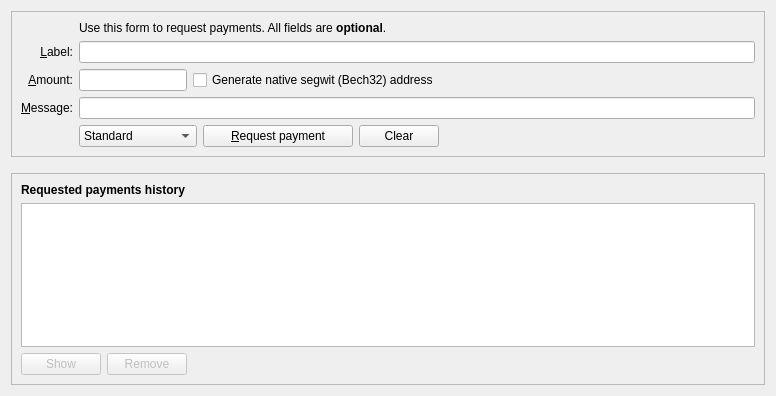
<?xml version="1.0" encoding="UTF-8"?>
<ui version="4.0">
 <class>ReceiveCoinsDialog</class>
 <widget class="QWidget" name="ReceiveCoinsDialog">
  <property name="geometry">
   <rect>
    <x>0</x>
    <y>0</y>
    <width>776</width>
    <height>396</height>
   </rect>
  </property>
  <layout class="QVBoxLayout" name="verticalLayout" stretch="0,0,1">
   <item>
    <widget class="QFrame" name="frame2">
     <property name="sizePolicy">
      <sizepolicy hsizetype="Preferred" vsizetype="Expanding">
       <horstretch>0</horstretch>
       <verstretch>0</verstretch>
      </sizepolicy>
     </property>
     <property name="frameShape">
      <enum>QFrame::StyledPanel</enum>
     </property>
     <property name="frameShadow">
      <enum>QFrame::Sunken</enum>
     </property>
     <layout class="QVBoxLayout" name="verticalLayout_3">
      <item>
       <layout class="QGridLayout" name="gridLayout">
        <item row="5" column="0">
         <widget class="QLabel" name="label">
          <property name="toolTip">
           <string>An optional amount to request. Leave this empty or zero to not request a specific amount.</string>
          </property>
          <property name="text">
           <string>&amp;Amount:</string>
          </property>
          <property name="alignment">
           <set>Qt::AlignRight|Qt::AlignTrailing|Qt::AlignVCenter</set>
          </property>
          <property name="buddy">
           <cstring>reqAmount</cstring>
          </property>
         </widget>
        </item>
        <item row="4" column="0">
         <widget class="QLabel" name="label_2">
          <property name="toolTip">
           <string>An optional label to associate with the new receiving address.</string>
          </property>
          <property name="text">
           <string>&amp;Label:</string>
          </property>
          <property name="alignment">
           <set>Qt::AlignRight|Qt::AlignTrailing|Qt::AlignVCenter</set>
          </property>
          <property name="buddy">
           <cstring>reqMessage</cstring>
          </property>
         </widget>
        </item>
        <item row="6" column="0">
         <widget class="QLabel" name="label_3">
          <property name="toolTip">
           <string>An optional message to attach to the payment request, which will be displayed when the request is opened. Note: The message will not be sent with the payment over the Aphory network.</string>
          </property>
          <property name="text">
           <string>&amp;Message:</string>
          </property>
          <property name="alignment">
           <set>Qt::AlignRight|Qt::AlignTrailing|Qt::AlignVCenter</set>
          </property>
          <property name="buddy">
           <cstring>reqMessage</cstring>
          </property>
         </widget>
        </item>
        <item row="4" column="2">
         <widget class="QLineEdit" name="reqLabel">
          <property name="toolTip">
           <string>An optional label to associate with the new receiving address.</string>
          </property>
         </widget>
        </item>
        <item row="2" column="2">
         <widget class="QLabel" name="label_5">
          <property name="text">
           <string>Use this form to request payments. All fields are &lt;b&gt;optional&lt;/b&gt;.</string>
          </property>
         </widget>
        </item>
        <item row="7" column="0">
         <widget class="QLabel" name="label_4">
          <property name="text">
           <string/>
          </property>
         </widget>
        </item>
        <item row="6" column="2">
         <widget class="QLineEdit" name="reqMessage">
          <property name="toolTip">
           <string>An optional message to attach to the payment request, which will be displayed when the request is opened. Note: The message will not be sent with the payment over the Aphory network.</string>
          </property>
         </widget>
        </item>
        <item row="7" column="2">
         <layout class="QHBoxLayout" name="horizontalLayout">
          <item>
           <widget class="QComboBox" name="cbxAddressType">
            <property name="locale">
             <locale language="English" country="UnitedKingdom"/>
            </property>
            <item>
             <property name="text">
              <string>Standard</string>
             </property>
            </item>
            <item>
             <property name="text">
              <string>Stealth</string>
             </property>
            </item>
            <item>
             <property name="text">
              <string>Extended</string>
             </property>
            </item>
            <item>
             <property name="text">
              <string>Standard 256bit</string>
             </property>
            </item>
           </widget>
          </item>
          <item>
           <widget class="QPushButton" name="receiveButton">
            <property name="minimumSize">
             <size>
              <width>150</width>
              <height>0</height>
             </size>
            </property>
            <property name="text">
             <string>&amp;Request payment</string>
            </property>
            <property name="icon">
             <iconset resource="../bitcoin.qrc">
              <normaloff>:/icons/receiving_addresses</normaloff>:/icons/receiving_addresses</iconset>
            </property>
           </widget>
          </item>
          <item>
           <widget class="QPushButton" name="clearButton">
            <property name="sizePolicy">
             <sizepolicy hsizetype="Minimum" vsizetype="Fixed">
              <horstretch>0</horstretch>
              <verstretch>0</verstretch>
             </sizepolicy>
            </property>
            <property name="toolTip">
             <string>Clear all fields of the form.</string>
            </property>
            <property name="text">
             <string>Clear</string>
            </property>
            <property name="icon">
             <iconset resource="../bitcoin.qrc">
              <normaloff>:/icons/remove</normaloff>:/icons/remove</iconset>
            </property>
            <property name="autoDefault">
             <bool>false</bool>
            </property>
           </widget>
          </item>
          <item>
           <spacer name="horizontalSpacer">
            <property name="orientation">
             <enum>Qt::Horizontal</enum>
            </property>
            <property name="sizeHint" stdset="0">
             <size>
              <width>40</width>
              <height>20</height>
             </size>
            </property>
           </spacer>
          </item>
         </layout>
        </item>
        <item row="7" column="0">
         <widget class="QLabel" name="label_7">
          <property name="text">
           <string/>
          </property>
         </widget>
        </item>
        <item row="5" column="2">
         <layout class="QHBoxLayout" name="horizontalLayout_6">
          <item>
           <widget class="BitcoinAmountField" name="reqAmount">
            <property name="sizePolicy">
             <sizepolicy hsizetype="Fixed" vsizetype="Fixed">
              <horstretch>0</horstretch>
              <verstretch>0</verstretch>
             </sizepolicy>
            </property>
            <property name="minimumSize">
             <size>
              <width>80</width>
              <height>0</height>
             </size>
            </property>
            <property name="maximumSize">
             <size>
              <width>1000</width>
              <height>100</height>
             </size>
            </property>
            <property name="toolTip">
             <string>An optional amount to request. Leave this empty or zero to not request a specific amount.</string>
            </property>
           </widget>
          </item>
          <item>
           <widget class="QCheckBox" name="useBech32">
            <property name="sizePolicy">
             <sizepolicy hsizetype="Fixed" vsizetype="Fixed">
              <horstretch>0</horstretch>
              <verstretch>0</verstretch>
             </sizepolicy>
            </property>
            <property name="maximumSize">
             <size>
              <width>1000</width>
              <height>16777215</height>
             </size>
            </property>
            <property name="focusPolicy">
             <enum>Qt::StrongFocus</enum>
            </property>

            <property name="toolTip">
             <string>Use bech32 encoding.</string>
            </property>
            <property name="text">
             <string>Generate native segwit (Bech32) address</string>
            </property>
           </widget>
          </item>
          <item>
           <spacer name="horizontalSpacer_3">
            <property name="orientation">
             <enum>Qt::Horizontal</enum>
            </property>
            <property name="sizeHint" stdset="0">
             <size>
              <width>0</width>
              <height>0</height>
             </size>
            </property>
           </spacer>
          </item>
         </layout>
        </item>
       </layout>
      </item>
     </layout>
    </widget>
   </item>
   <item>
    <spacer name="verticalSpacer_2">
     <property name="orientation">
      <enum>Qt::Vertical</enum>
     </property>
     <property name="sizeHint" stdset="0">
      <size>
       <width>20</width>
       <height>10</height>
      </size>
     </property>
    </spacer>
   </item>
   <item>
    <widget class="QFrame" name="frame">
     <property name="sizePolicy">
      <sizepolicy hsizetype="Preferred" vsizetype="Expanding">
       <horstretch>0</horstretch>
       <verstretch>0</verstretch>
      </sizepolicy>
     </property>
     <property name="frameShape">
      <enum>QFrame::StyledPanel</enum>
     </property>
     <property name="frameShadow">
      <enum>QFrame::Raised</enum>
     </property>
     <layout class="QVBoxLayout" name="verticalLayout_2">
      <item>
       <widget class="QLabel" name="label_6">
        <property name="font">
         <font>
          <weight>75</weight>
          <bold>true</bold>
         </font>
        </property>
        <property name="text">
         <string>Requested payments history</string>
        </property>
       </widget>
      </item>
      <item>
       <widget class="QTableView" name="recentRequestsView">
        <property name="contextMenuPolicy">
         <enum>Qt::CustomContextMenu</enum>
        </property>
        <property name="tabKeyNavigation">
         <bool>false</bool>
        </property>
        <property name="sortingEnabled">
         <bool>true</bool>
        </property>
       </widget>
      </item>
      <item>
       <layout class="QHBoxLayout" name="horizontalLayout_2">
        <item>
         <widget class="QPushButton" name="showRequestButton">
          <property name="enabled">
           <bool>false</bool>
          </property>
          <property name="toolTip">
           <string>Show the selected request (does the same as double clicking an entry)</string>
          </property>
          <property name="text">
           <string>Show</string>
          </property>
          <property name="icon">
           <iconset resource="../bitcoin.qrc">
            <normaloff>:/icons/edit</normaloff>:/icons/edit</iconset>
          </property>
          <property name="autoDefault">
           <bool>false</bool>
          </property>
         </widget>
        </item>
        <item>
         <widget class="QPushButton" name="removeRequestButton">
          <property name="enabled">
           <bool>false</bool>
          </property>
          <property name="toolTip">
           <string>Remove the selected entries from the list</string>
          </property>
          <property name="text">
           <string>Remove</string>
          </property>
          <property name="icon">
           <iconset resource="../bitcoin.qrc">
            <normaloff>:/icons/remove</normaloff>:/icons/remove</iconset>
          </property>
          <property name="autoDefault">
           <bool>false</bool>
          </property>
         </widget>
        </item>
        <item>
         <spacer name="horizontalSpacer_2">
          <property name="orientation">
           <enum>Qt::Horizontal</enum>
          </property>
          <property name="sizeHint" stdset="0">
           <size>
            <width>40</width>
            <height>20</height>
           </size>
          </property>
         </spacer>
        </item>
       </layout>
      </item>
     </layout>
    </widget>
   </item>
  </layout>
 </widget>
 <customwidgets>
  <customwidget>
   <class>BitcoinAmountField</class>
   <extends>QLineEdit</extends>
   <header>qt/bitcoinamountfield.h</header>
   <container>1</container>
  </customwidget>
 </customwidgets>
 <tabstops>
  <tabstop>reqLabel</tabstop>
  <tabstop>reqAmount</tabstop>
  <tabstop>useBech32</tabstop>
  <tabstop>reqMessage</tabstop>
  <tabstop>receiveButton</tabstop>
  <tabstop>clearButton</tabstop>
  <tabstop>recentRequestsView</tabstop>
  <tabstop>showRequestButton</tabstop>
  <tabstop>removeRequestButton</tabstop>
 </tabstops>
 <resources>
  <include location="../bitcoin.qrc"/>
 </resources>
 <connections/>
</ui>
